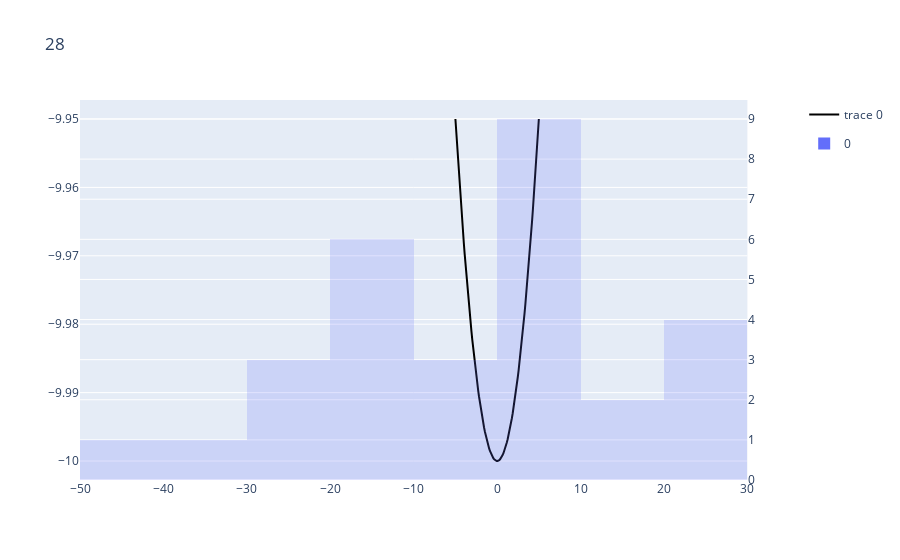

Notebook source saved alongside this figure:
### Code cell
# Visualise brownian simulation
width = 100
depth = 10
func = lambda x: quadratic_well(x, width=width, depth=depth)
xs, escape_time = brownian_simulation(func, 1/(depth*width**2), width/4, 10000, 1, plot=True, start=0)
xs = [float(x) for x in xs]

bounds = 10
X = torch.linspace(-bounds/2, bounds/2, 100)
Z = [func(_) for _ in X]

fig = make_subplots(specs=[[{"secondary_y": True}]])
fig.add_trace(
    go.Scatter(x=X, y=Z, line=dict(color='black')),
    secondary_y=False
)

hist_fig = px.histogram(xs, opacity=0.2)
fig.add_trace(
    hist_fig.data[0],
    secondary_y=True,
)
fig.update_layout(title=escape_time)

### Figure 1 — Plotly figure (JSON) as saved in the notebook; plotly's stock layout.template omitted (floating-point values rounded to 4 significant figures)
{"data": [{"line": {"color": "black"}, "type": "scatter", "x": [-5, -4.899, -4.798, -4.697, -4.596, -4.495, -4.394, -4.293, -4.192, -4.091, -3.99, -3.889, -3.788, -3.687, -3.586, -3.485, -3.384, -3.283, -3.182, -3.081, -2.98, -2.879, -2.778, -2.677, -2.576, -2.475, -2.374, -2.273, -2.172, -2.071, -1.97, -1.869, -1.768, -1.667, -1.566, -1.465, -1.364, -1.263, -1.162, -1.061, -0.9596, -0.8586, -0.7576, -0.6566, -0.5556, -0.4545, -0.3535, -0.2525, -0.1515, -0.0505, 0.05051, 0.1515, 0.2525, 0.3535, 0.4545, 0.5556, 0.6566, 0.7576, 0.8586, 0.9596, 1.061, 1.162, 1.263, 1.364, 1.465, 1.566, 1.667, 1.768, 1.869, 1.97, 2.071, 2.172, 2.273, 2.374, 2.475, 2.576, 2.677, 2.778, 2.879, 2.98, 3.081, 3.182, 3.283, 3.384, 3.485, 3.586, 3.687, 3.788, 3.889, 3.99, 4.091, 4.192, 4.293, 4.394, 4.495, 4.596, 4.697, 4.798, 4.899, 5], "xaxis": "x", "y": [-9.95, -9.952, -9.954, -9.956, -9.958, -9.96, -9.961, -9.963, -9.965, -9.967, -9.968, -9.97, -9.971, -9.973, -9.974, -9.976, -9.977, -9.978, -9.98, -9.981, -9.982, -9.983, -9.985, -9.986, -9.987, -9.988, -9.989, -9.99, -9.991, -9.991, -9.992, -9.993, -9.994, -9.994, -9.995, -9.996, -9.996, -9.997, -9.997, -9.998, -9.998, -9.999, -9.999, -9.999, -9.999, -10.0, -10.0, -10.0, -10.0, -10.0, -10.0, -10.0, -10.0, -10.0, -10.0, -9.999, -9.999, -9.999, -9.999, -9.998, -9.998, -9.997, -9.997, -9.996, -9.996, -9.995, -9.994, -9.994, -9.993, -9.992, -9.991, -9.991, -9.99, -9.989, -9.988, -9.987, -9.986, -9.985, -9.983, -9.982, -9.981, -9.98, -9.978, -9.977, -9.976, -9.974, -9.973, -9.971, -9.97, -9.968, -9.967, -9.965, -9.963, -9.961, -9.96, -9.958, -9.956, -9.954, -9.952, -9.95], "yaxis": "y"}, {"alignmentgroup": "True", "bingroup": "x", "hovertemplate": "variable=0<br>value=%{x}<br>count=%{y}<extra></extra>", "legendgroup": "0", "marker": {"color": "#636efa", "opacity": 0.2, "pattern": {"shape": ""}}, "name": "0", "offsetgroup": "0", "orientation": "v", "showlegend": true, "type": "histogram", "x": [0, 20.23, -29.06, -10.23, -18.52, -0.4986, 8.192, -22.21, -16.75, -19.68, -11.96, -32.94, 22.12, 28.5, -6.808, 28.1, 6.23, 7.006, 19.88, 14.85, 8.882, -23.3, 4.478, 4.575, -7.181, -15.98, 7.387, 7.263, -49.08], "xaxis": "x", "yaxis": "y2"}], "layout": {"title": {"text": "28"}, "xaxis": {"anchor": "y", "domain": [0, 0.94]}, "yaxis": {"anchor": "x", "domain": [0, 1]}, "yaxis2": {"anchor": "x", "overlaying": "y", "side": "right"}}}
